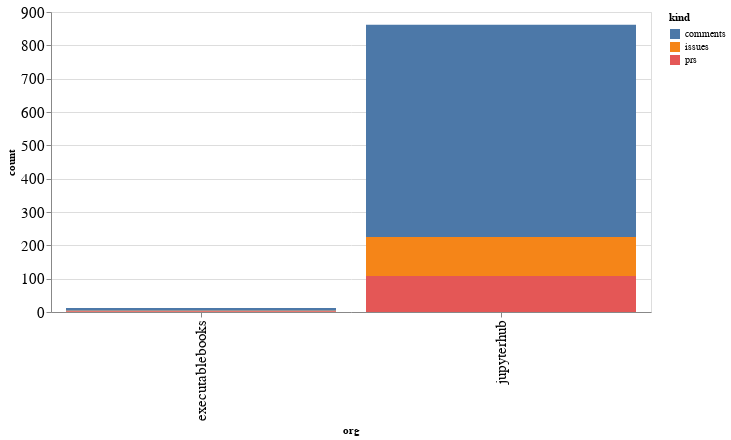

The code cell stored with this chart in its notebook:
### Code cell
alt.Chart(org_summaries, width=600).mark_bar().encode(
    x='org',
    y='count',
    color='kind',
    tooltip="org"
)

### Figure 1 — Vega-Lite specification as saved in the notebook (floating-point values rounded to 4 significant figures)
{"config": {"axisLeft": {"labelFontSize": 15}, "axisBottom": {"labelFontSize": 15}}, "data": {"name": "data-1f80e56ca2f7abdb823965b75b004c37"}, "mark": "bar", "encoding": {"color": {"type": "nominal", "field": "kind"}, "tooltip": {"type": "nominal", "field": "org"}, "x": {"type": "nominal", "field": "org"}, "y": {"type": "quantitative", "field": "count"}}, "width": 600, "$schema": "https://vega.github.io/schema/vega-lite/v4.8.1.json", "datasets": {"data-1f80e56ca2f7abdb823965b75b004c37": [{"org": "executablebooks", "kind": "comments", "count": 8}, {"org": "executablebooks", "kind": "issues", "count": 2}, {"org": "executablebooks", "kind": "prs", "count": 2}, {"org": "jupyterhub", "kind": "comments", "count": 637}, {"org": "jupyterhub", "kind": "issues", "count": 117}, {"org": "jupyterhub", "kind": "prs", "count": 108}]}}
